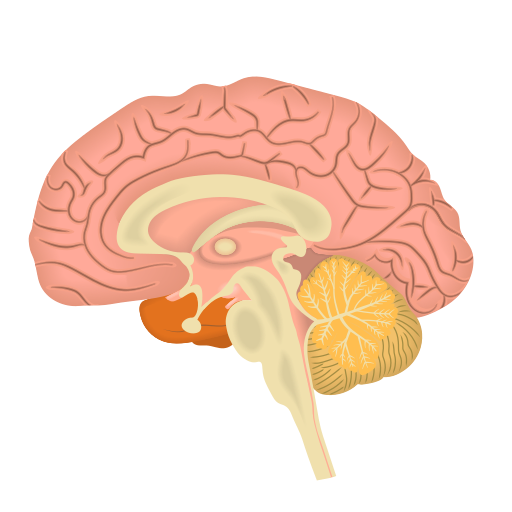
#> input picture brain.png, 512 x 512 px
$ python brain.py
#> lines starting #> are read from the running program, lines starting #| are printed output that depends on the picture
"""
Dynamic brain-value diagram (matplotlib version).

Usage
-----
1. Drop a sagittal brain image somewhere (e.g. brain.png).
2. Adjust CONFIG block if you want different radii, fonts, or the mapping itself.
3. run  python brain_values_plot.py
"""

import math
import matplotlib.pyplot as plt
import matplotlib.image as mpimg
import numpy as np
import textwrap
from matplotlib.axes import Axes
import matplotlib as mpl
import webbrowser
# Use standard matplotlib font configuration
mpl.rcParams['font.family'] = 'sans-serif'

# Global variable for click detection
value_positions = {}

# ── CONFIG ────────────────────────────────────────────────────────────────────
brain_img_path = "brain.png"            # local file or URL
figsize         = (10, 10)              # inches
brain_img_scale = 0.5                   # fraction of figure width
region_radius   = 0.18                  # fraction of figure width
value_radius    = 0.47                  # fraction of figure width
region_fontsz   = 9
value_fontsz    = 12                    # 50 % larger than before
summary_fontsz  = 12                    # ditto
angle_offset    = -90                   # start at 12 o’clock

regions = [
    "Superior Colliculus", "Periaqueductal Gray", "Ventral Tegmental Area",
    "Locus Coeruleus", "Nucleus Accumbens", "Dorsal Raphe Nucleus",
    "Hypothalamus", "Amygdala", "Anterior Cingulate Cortex",
    "Insula", "Septal Nuclei", "Primary Visual Cortex"
]

# intrinsic values mapped to brain region (abbreviations are unnecessary here)
values = {
    "Superior Colliculus": ["Nature", "Truth"],
    "Periaqueductal Gray": ["Spirituality", "Freedom", "Non-suffering", "Protection"],
    "Ventral Tegmental Area": ["Learning", "Legacy", "Diversity"],
    "Locus Coeruleus": ["Achievement"],
    "Nucleus Accumbens": ["Happiness"],
    "Dorsal Raphe Nucleus": ["Pleasure"],
    "Hypothalamus": ["Longevity", "Reputation", "Caring"],
    "Amygdala": ["Virtue", "Respect"],
    "Anterior Cingulate Cortex": ["Justice"],
    "Insula": ["Fairness", "Purity"],
    "Septal Nuclei": ["Loyalty"],
    "Primary Visual Cortex": ["Beauty"]
}

# References for clickable links
references = {
  "Nature": {
    "title": "Bringing nature indoors: characterizing the unique contribution of fractal structure and the effects of Euclidean context on perception of fractal patterns",
    "url": "https://www.ncbi.nlm.nih.gov/pmc/articles/PMC10488714/"
  },
  "Beauty": {
    "title": "Unit 4 Overview: Symmetry Research in Neuroaesthetics",
    "url": "https://link.springer.com/chapter/10.1007/978-3-031-42323-9_11"
  },
  "Purity": {
    "title": "Core, social and moral disgust are bounded: A review on behavioral and neural bases of repugnance in clinical disorders",
    "url": "https://pubmed.ncbi.nlm.nih.gov/28506923/"
  },
  "Spirituality": {
    "title": "Brain mechanisms in religion and spirituality: An integrative predictive processing framework",
    "url": "https://pubmed.ncbi.nlm.nih.gov/28041787/"
  },
  "Truth": {
    "title": "Neural substrates of appetitive and aversive prediction error",
    "url": "https://www.ncbi.nlm.nih.gov/pmc/articles/PMC7933120/"
  },
  "Learning": {
    "title": "Dopamine reward prediction error coding",
    "url": "https://www.ncbi.nlm.nih.gov/pmc/articles/PMC4826767/"
  },
  "Achievement": {
    "title": "Locus coeruleus: a new look at the blue spot",
    "url": "https://www.ncbi.nlm.nih.gov/pmc/articles/PMC8991985/"
  },
  "Freedom": {
    "title": "Serotonin, the periaqueductal gray and panic",
    "url": "https://pubmed.ncbi.nlm.nih.gov/15225969/"
  },
  "Happiness": {
    "title": "Feeding releases endogenous opioids in humans",
    "url": "https://www.jneurosci.org/content/37/34/8284"
  },
  "Pleasure": {
    "title": "Neuronal Reward and Decision Signals: From Theories to Data",
    "url": "https://www.ncbi.nlm.nih.gov/pmc/articles/PMC4491543/"
  },
  "Non-suffering": {
    "title": "The contribution of periaqueductal gray in the regulation of pain, defensive and aggressive behaviors, anxiety and depression",
    "url": "https://www.frontiersin.org/articles/10.3389/fnins.2024.1380171/full"
  },
  "Longevity": {
    "title": "Understanding the aging hypothalamus, one cell at a time",
    "url": "https://www.cell.com/trends/neurosciences/fulltext/S0166-2236(22)00192-8"
  },
  "Virtue": {
    "title": "Integrative Moral Judgment: Dissociating the Roles of the Amygdala and Ventromedial Prefrontal Cortex",
    "url": "https://www.ncbi.nlm.nih.gov/pmc/articles/PMC6608126/"
  },
  "Reputation": {
    "title": "Oxytocin and social motivation",
    "url": "https://www.ncbi.nlm.nih.gov/pmc/articles/PMC3185363/"
  },
  "Legacy": {
    "title": "Pharmacological Modulation of Temporal Discounting: A Systematic Review",
    "url": "https://www.ncbi.nlm.nih.gov/pmc/articles/PMC10093895/"
  },
  "Loyalty": {
    "title": "Oxytocin and social relationships: From attachment to bond disruption",
    "url": "https://www.researchgate.net/publication/319133187_Oxytocin_and_Social_Relationships_From_Attachment_to_Bond_Disruption"
  },
  "Justice": {
    "title": "Neural Correlates of Advantageous and Disadvantageous Inequity in Sharing Decisions",
    "url": "https://www.ncbi.nlm.nih.gov/pmc/articles/PMC4169616/"
  },
  "Fairness": {
    "title": "Fairness and Inequity Aversion",
    "url": "https://www.researchgate.net/publication/283677766_Fairness_and_Inequity_Aversion"
  },
  "Diversity": {
    "title": "Dopamine Modulates Novelty Seeking Behavior During Decision Making",
    "url": "https://www.ncbi.nlm.nih.gov/pmc/articles/PMC5861725/"
  },
  "Respect": {
    "title": "Convergence of oxytocin and dopamine signalling in neuronal circuits",
    "url": "https://www.sciencedirect.com/science/article/pii/S0149763424001441"
  },
  "Caring": {
    "title": "Oxytocin, Dopamine, and Opioid Interactions Underlying Pair Bonding",
    "url": "https://academic.oup.com/endo/article/162/2/bqaa223/6046188"
  },
  "Protection": {
    "title": "Periaqueductal gray activates antipredatory neural responses in the presence of predator threat",
    "url": "https://elifesciences.org/articles/88733"
  }
}

# five-word explanations (two lines are handled later)
summaries = {
    ("Superior Colliculus","Nature"):   "fractal visuals evoke nature affinity",
    ("Superior Colliculus","Truth"):    "errors may spur truth-seeking",
    ("Periaqueductal Gray","Spirituality"): "low error states may create unity",
    ("Periaqueductal Gray","Freedom"):  "escape circuits motivate freedom",
    ("Periaqueductal Gray","Non-suffering"): "homeostasis underpins comfort",
    ("Periaqueductal Gray","Protection"):    "threat response drives defense",
    ("Ventral Tegmental Area","Learning"):   "dopamine tags surprise events",
    ("Ventral Tegmental Area","Legacy"):     "low discount may foster identity",
    ("Ventral Tegmental Area","Diversity"):  "novelty-seeking encourages variety",
    ("Locus Coeruleus","Achievement"):       "norepinephrine may signal mastery",
    ("Nucleus Accumbens","Happiness"):       "opioids encode basic need fulfillment",
    ("Dorsal Raphe Nucleus","Pleasure"):     "serotonin rewards basic needs",
    ("Hypothalamus","Longevity"):            "vital sensing drives survival value",
    ("Hypothalamus","Reputation"):           "social bonding signals status",
    ("Hypothalamus","Caring"):               "oxytocin circuits foster nurturing",
    ("Amygdala","Virtue"):                   "acceptance learning may shape morality",
    ("Amygdala","Respect"):                  "hierarchy detection may inform respect",
    ("Anterior Cingulate Cortex","Justice"): "inequity distress flags violations",
    ("Insula","Fairness"):                   "inequity signals underpin fairness",
    ("Insula","Purity"):                     "disgust reflex grounds purity",
    ("Septal Nuclei","Loyalty"):             "attachment bonds build loyalty",
    ("Primary Visual Cortex","Beauty"):      "visual symmetry triggers beauty"
}


# ──────────────────────────────────────────────────────────────────────────────


def polar_to_cart(r, theta_deg):
    """Convenience: polar-to-Cartesian with center at (0,0)."""
    th = math.radians(theta_deg)
    return r * math.cos(th), r * math.sin(th)


def compute_positions(n, radius):
    """Evenly space n labels on a circle of given radius; return list of (x,y)."""
    return [polar_to_cart(radius, angle_offset + i * 360 / n) for i in range(n)]


def split_summary(text):
    """Half-split summary into ≤ 2 roughly equal lines."""
    words = text.split()
    half = len(words) // 2
    return " ".join(words[:half]), " ".join(words[half:])

def label_on_line(ax: Axes,
                  x1: float, y1: float,
                  x2: float, y2: float,
                  text: str,
                  *,
                  fontsize: int = 12,
                  max_words_per_line: int = 3,
                  offset_frac: float = 0.01,
                  color: str = "#555"):
    """
    Draw `text` along the connector (x1,y1)–(x2,y2), rotated with the line.
    For single line text, place it on one side of the line.
    For two lines of text, place one line on each side of the line.
    """
    # --- wrap text (≤ max_words_per_line per row) ---------------------------
    words = text.split()
    wrapped_lines = [" ".join(words[i:i + max_words_per_line])
                     for i in range(0, len(words), max_words_per_line)]

    # --- mid-point and angle ------------------------------------------------
    mx, my = (x1 + x2) / 2, (y1 + y2) / 2
    dx, dy = x2 - x1, y2 - y1
    angle = math.degrees(math.atan2(dy, dx))

    # keep upright
    if angle < -90 or angle > 90:
        angle += 180

    # --- perpendicular offset ----------------------------------------------
    # unit normal vector (−dy, dx)
    norm = np.array([-dy, dx])
    if np.linalg.norm(norm) > 0:
        norm = norm / np.linalg.norm(norm)
    else:
        norm = np.array([0.0, 0.0])

    # push label outward (away from centre (0,0))
    centre_vec = np.array([mx, my])
    if np.dot(norm, centre_vec) < 0:
        norm = -norm

    # figure width in data coords ≈ 1 (because we use radii 0-1), adjust if needed
    ox, oy = norm * offset_frac

    # --- draw based on number of lines -------------------------------------
    if len(wrapped_lines) == 1:
        # Single line: place on one side
        mx_off, my_off = mx + ox, my + oy
        ax.text(mx_off, my_off, wrapped_lines[0],
                ha="center", va="center",
                rotation=angle, rotation_mode="anchor",
                fontsize=fontsize, color=color,
                transform_rotates_text=True, zorder=3)
    elif len(wrapped_lines) == 2:
        # Two lines: place one on each side
        mx_off1, my_off1 = mx + ox, my + oy          # First line on one side
        mx_off2, my_off2 = mx - ox, my - oy          # Second line on other side

        ax.text(mx_off1, my_off1, wrapped_lines[0],
                ha="center", va="center",
                rotation=angle, rotation_mode="anchor",
                fontsize=fontsize, color=color,
                transform_rotates_text=True, zorder=3)
        ax.text(mx_off2, my_off2, wrapped_lines[1],
                ha="center", va="center",
                rotation=angle, rotation_mode="anchor",
                fontsize=fontsize, color=color,
                transform_rotates_text=True, zorder=3)
    else:
        # More than two lines: fall back to single-side placement with line breaks
        wrapped = "\n".join(wrapped_lines)
        mx_off, my_off = mx + ox, my + oy
        ax.text(mx_off, my_off, wrapped,
                ha="center", va="center",
                rotation=angle, rotation_mode="anchor",
                fontsize=fontsize, color=color,
                transform_rotates_text=True, zorder=3)

def on_click(event):
    """Handle mouse clicks to open URLs for value labels."""
    if event.inaxes is None or event.button != 1:  # Only left clicks on axes
        return

    # Check if click is near any value position
    click_x, click_y = event.xdata, event.ydata
    min_distance = float('inf')
    clicked_value = None

    # Find the closest value label
    for (reg, val), (x, y) in value_positions.items():
        distance = np.sqrt((click_x - x)**2 + (click_y - y)**2)
        if distance < 0.08 and distance < min_distance:  # Within reasonable click range
            min_distance = distance
            clicked_value = val

    # Open URL if value has a reference
    if clicked_value and clicked_value in references:
        print(f"Opening: {references[clicked_value]['title']}")
        webbrowser.open(references[clicked_value]['url'])

def draw_brain_values():
    global value_positions  # Store positions for click detection
    value_positions = {}

    # --- figure & axes -------------------------------------------------------
    fig, ax = plt.subplots(figsize=figsize)
    ax.set_aspect("equal")
    ax.axis("off")

    # --- brain image ---------------------------------------------------------
    try:
        brain = mpimg.imread(brain_img_path)
#> brain is the input picture: shape (512, 512, 4) float32; mean R, G, B, A 0.361, 0.261, 0.205, 0.385
        h, w = brain.shape[:2]
#> h = 512; w = 512
        # scale brain to brain_img_scale of figure width
        extent_w = brain_img_scale
        extent_h = brain_img_scale * h / w
#> extent_h = 0.5
        ax.imshow(brain,
                  extent=[-extent_w/2, +extent_w/2,
                          -extent_h/2, +extent_h/2],
                  zorder=0)
    except FileNotFoundError:
        print(f"Brain image '{brain_img_path}' not found; skipping.")

    # --- positions -----------------------------------------------------------
    region_pos = dict(zip(regions, compute_positions(len(regions), region_radius)))
    # flatten region-value pairs for outer circle
    value_items = [(reg, val) for reg in regions for val in values[reg]]
    value_angles = []
    k_per_region = {r: len(values[r]) for r in regions}
    total_vals = len(value_items)

    # To avoid overlapping, distribute each region’s values in ±15°
    for reg_i, reg in enumerate(regions):
        base_angle = angle_offset + reg_i * 360 / len(regions)
        span = 30 if k_per_region[reg] > 1 else 0
        for j in range(k_per_region[reg]):
            if k_per_region[reg] == 1:
                value_angles.append(base_angle)
            else:
                offset = -span/2 + j * (span / (k_per_region[reg] - 1))
                value_angles.append(base_angle + offset)

    value_pos = {item: polar_to_cart(value_radius, ang)
                 for item, ang in zip(value_items, value_angles)}

    # redistribute space

    value_items = [(reg, val) for reg in regions for val in values[reg]]
    total_vals = len(value_items)
    angle_step  = 360 / total_vals

    value_pos = {}
    for idx, (reg, val) in enumerate(value_items):
        ang = angle_offset + idx * angle_step
        value_pos[(reg, val)] = polar_to_cart(value_radius, ang - 30)


    # --- plot regions --------------------------------------------------------
    for reg, (x, y) in region_pos.items():
        ax.text(x, y, reg, ha="center", va="center",
                fontsize=region_fontsz, bbox=dict(boxstyle="round,pad=0.2",
                                                  fc="#eef", ec="#336"))

    # --- plot values & connectors -------------------------------------------
    for (reg, val), (xv, yv) in value_pos.items():
        xr, yr = region_pos[reg]

        # connector line
        ax.plot([xv, xr], [yv, yr], lw=0.8, color="gray", zorder=1)

        # label on connector (two lines)
        label_on_line(ax, xr, yr, xv, yv,
                  summaries[(reg, val)],
                  fontsize=summary_fontsz)
        # [9 lines of commented-out code are left out]
        value_positions[(reg, val)] = (xv, yv)

        # value label with clickable link (works in SVG output)
        text_kwargs = {
            "ha": "center", "va": "center",
            "fontsize": value_fontsz,
            "bbox": dict(boxstyle="round,pad=0.25", fc="#fee", ec="#933", lw=1.2),
            "zorder": 3
        }

        # Add hyperlink if reference exists (only works in SVG)
        if val in references:
            text_kwargs["url"] = references[val]["url"]
            # Make clickable values more visually distinct
            text_kwargs["bbox"]["fc"] = "#ffe"  # Slightly different background
            text_kwargs["bbox"]["ec"] = "#b55"  # Slightly different border

        ax.text(xv, yv, val, **text_kwargs)

    # Connect click handler for interactive display
    fig.canvas.mpl_connect('button_press_event', on_click)

    # Add title with instruction
    fig.suptitle("Brain-Value Mapping\nClick on value labels to open research papers",
                 fontsize=14, y=0.95)

    plt.tight_layout()
    plt.savefig("brain_values.svg", format='svg', bbox_inches='tight', dpi=300)
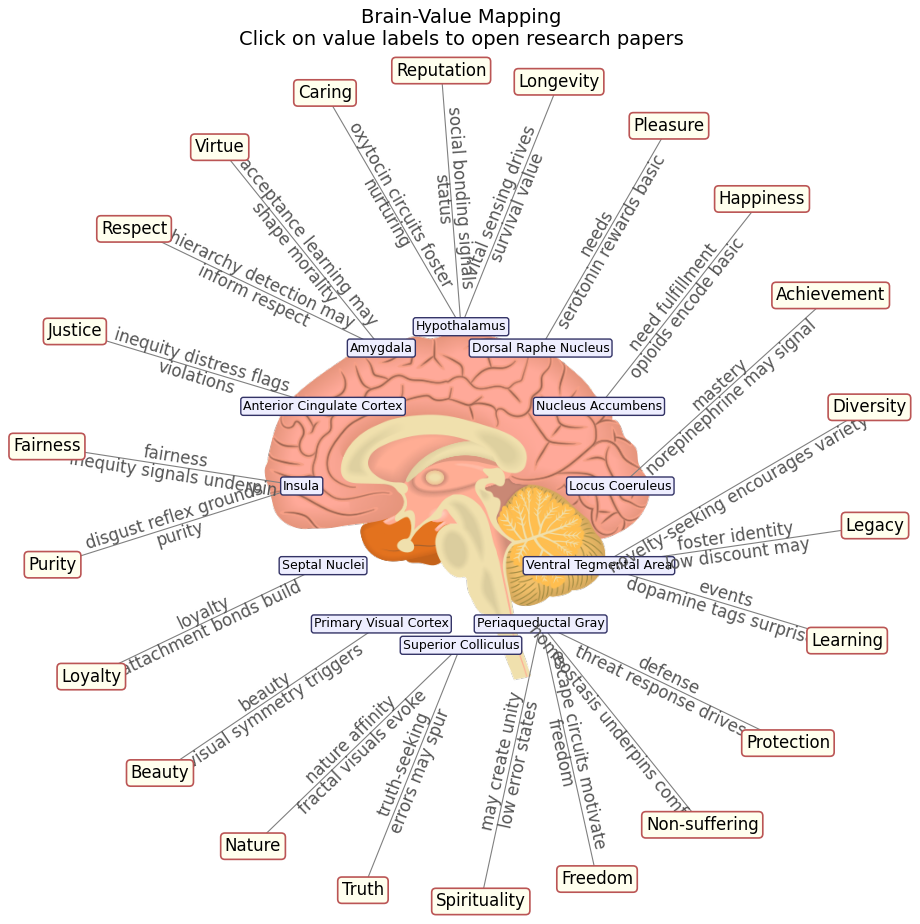
#> figure drawn by matplotlib, 1 panel
    plt.savefig("brain_values.png", format='png', bbox_inches='tight', dpi=300)
    plt.savefig("brain_values.pdf", format='pdf', bbox_inches='tight', dpi=300)
    print("Saved brain_values.svg (with clickable links) and brain_values.png")
    print("Click on value labels in the interactive display to open research papers!")
    plt.show()


if __name__ == "__main__":
    draw_brain_values()

$ run again, with value-bundle-drift-illustration.png copied over brain.png
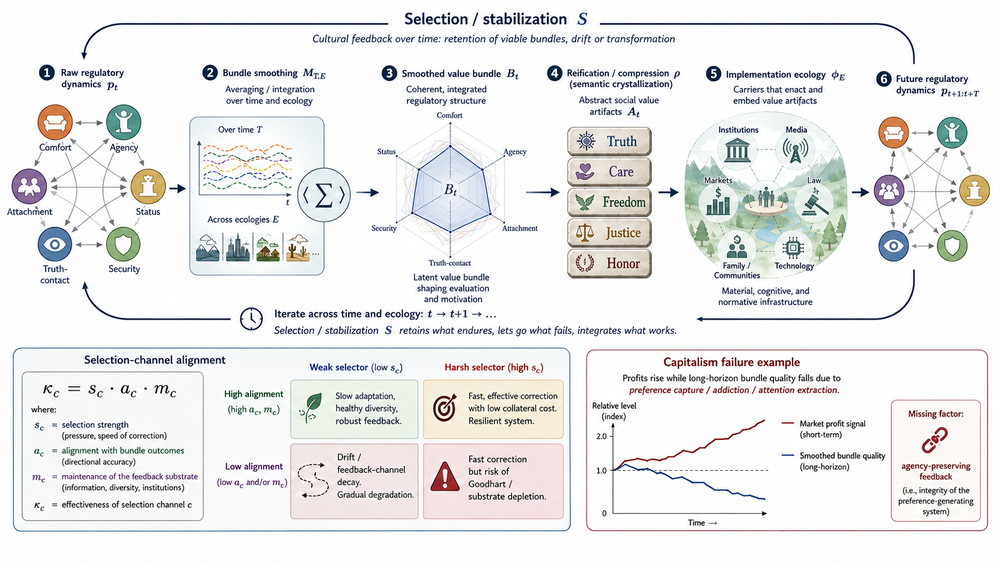
#> input picture value-bundle-drift-illustration.png, 1000 x 563 px, shrunk from 1672 x 941 before the run
#> in draw_brain_values, brain is the input picture: shape (563, 1000, 3) float32; mean R, G, B 0.923, 0.922, 0.923
#> in draw_brain_values, `plt.savefig("brain_values.svg", format='svg', bbox_inches='tight', dpi..`:
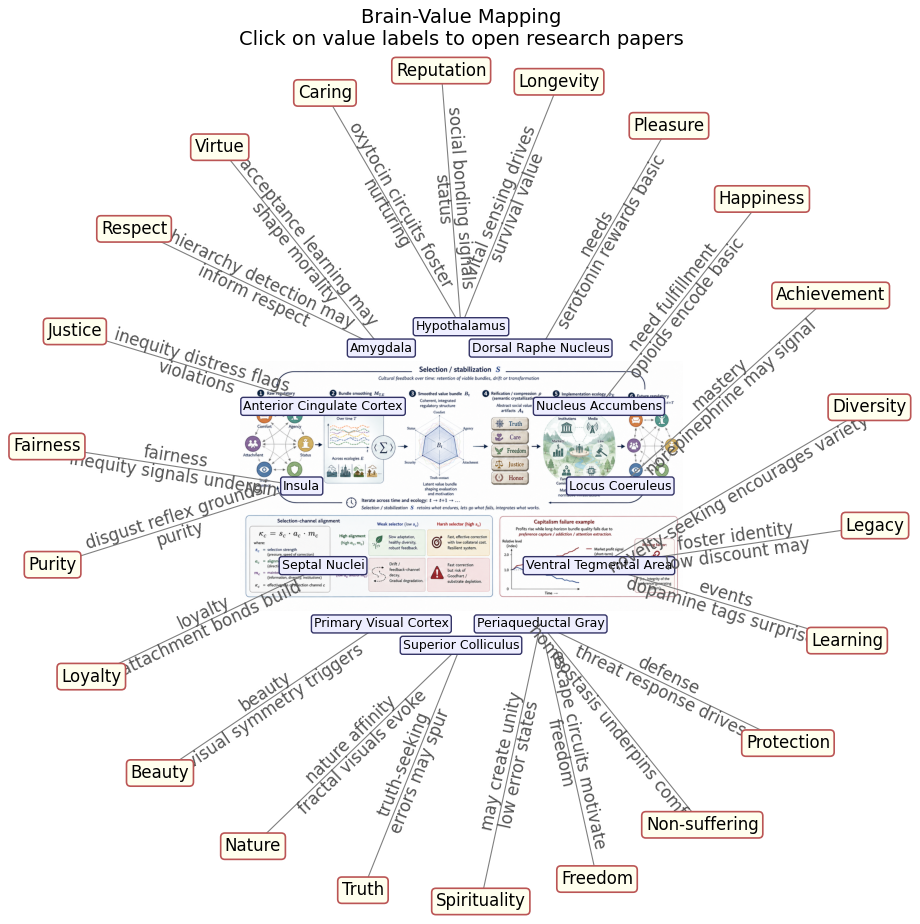
#> figure drawn by matplotlib, 1 panel
